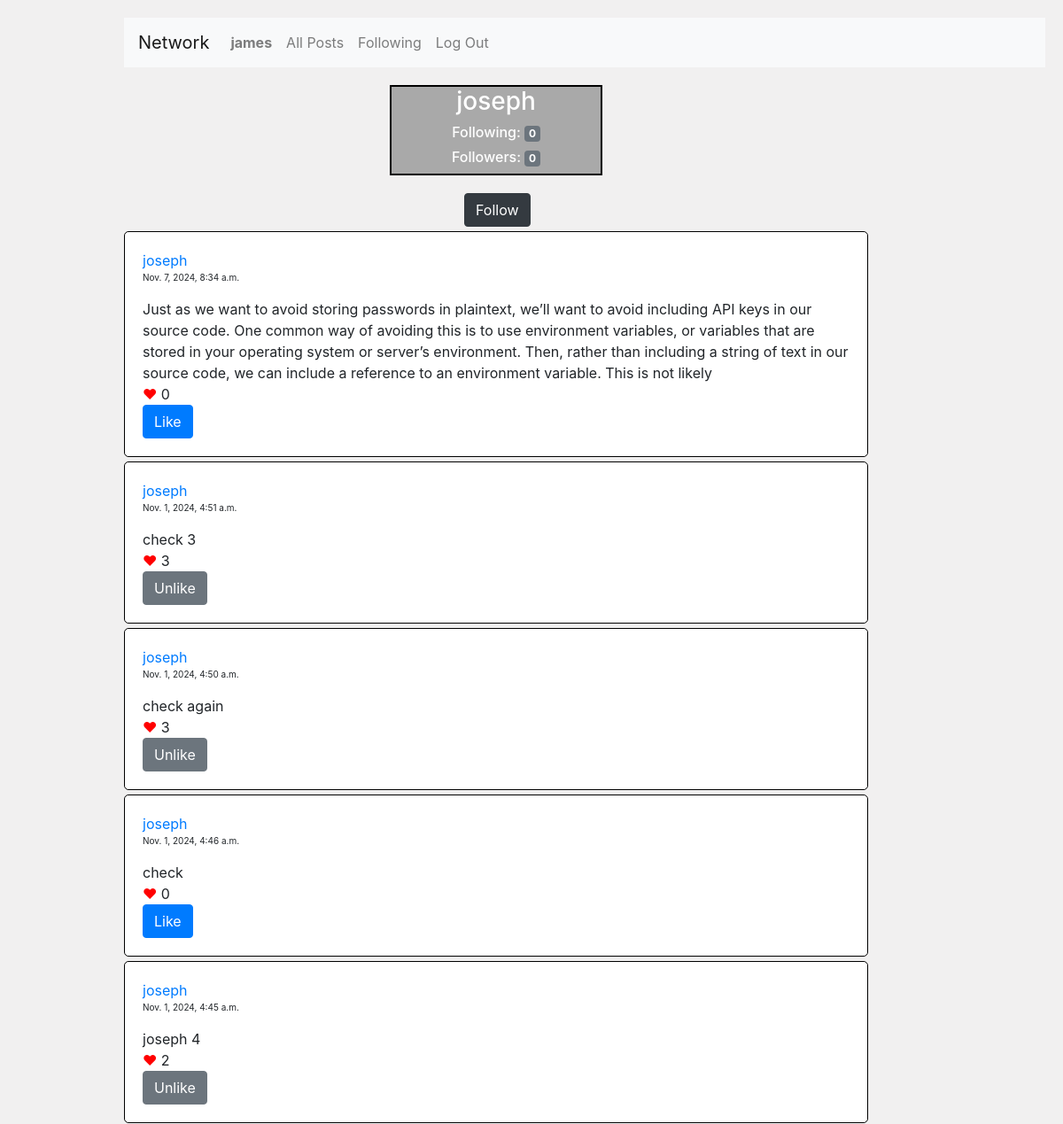
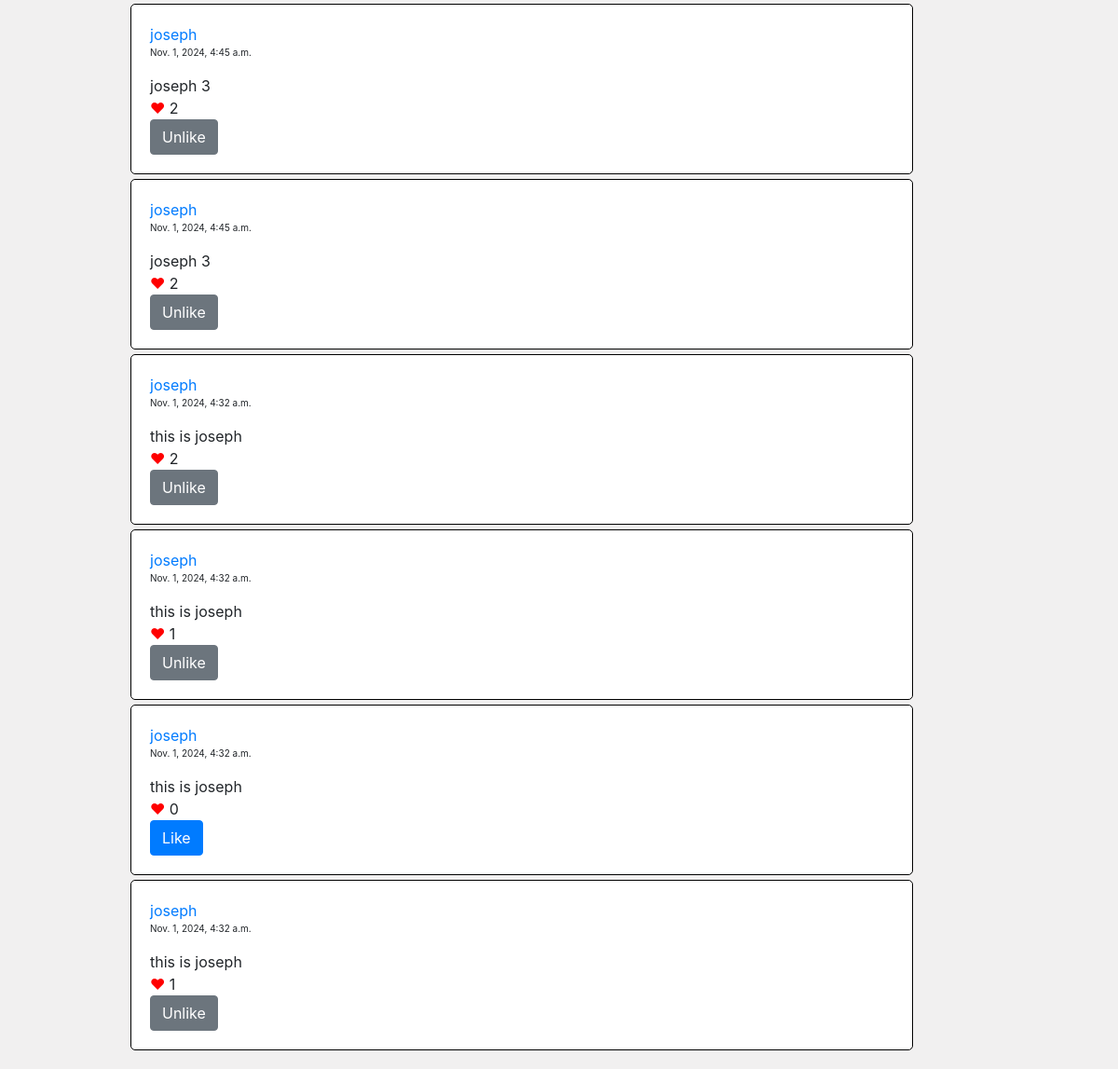
Page /profile/2/ (signed in) on the committed database (2 pictures, top to bottom).
### network/models.py (models this page shows, shortened)
class User(AbstractUser):
    pass

class Post(models.Model):
    poster = models.ForeignKey(User, on_delete=models.CASCADE, related_name='poster')
    post = models.TextField()
    likes = models.IntegerField(default=0)
    posting_date = models.DateTimeField(auto_now_add=True)

### network/views.py (the view, shortened to what this page needs)
# urls.py: path('profile/<int:poster_id>/', views.profile, name= 'profile'),
def profile(request, poster_id):
    poster_instance = User.objects.get(id=poster_id)
    requestor_instance = User.objects.get(id=request.user.id)
    followed = Follow.objects.filter(followed = poster_instance, follower = requestor_instance).exists()
    no_followers = Follow.objects.filter(followed = poster_instance).count()
    no_followed  = Follow.objects.filter(follower = poster_instance).count()
    posts  = Post.objects.filter(poster = poster_instance).order_by('-posting_date')
    user_instance = User.objects.get(id=request.user.id)
    likes = Like.objects.filter(liker=user_instance)
    like_ids = [like.post.id for like in likes]
    return render(request, 'network/profile.html', {
        'poster': poster_instance,
        "poster_id" : poster_id,
        "followed": followed,
        'no_followers': no_followers,
        'no_followed': no_followed,
        'posts': posts,
        'likes': like_ids
    })

### network/templates/network/profile.html (shortened to what this page needs)
{% extends "network/layout.html" %}
{% load static %}
{% block body %}
    <div id="profile">
        <h3>{{ poster }}</h3>
        <h6>Following: <span class="badge badge-secondary">{{ no_followed }}</span></h6>
        <h6>Followers: <span class="badge badge-secondary">{{ no_followers }}</span></h6>
    </div>
    {% if user.is_authenticated %}
        {% if user.id != poster_id%}
            <div style="margin-left:25vw;padding-left: 7vw;margin-bottom: 5px;">
                <form action="{% url 'profile' poster_id %}" method="POST">
                    {% if followed %}
                    <button name="unfollow" value="unfollow" class="btn btn-light">Unfollow</button>
                {% else %}
                    <button name="follow" value="follow" class="btn btn-dark">Follow</button>
                {% endif %}
                </form>
            </div>
        {% endif %}
        {% for post in posts %}
            <div class="div-posts">
                <a href="{% url 'profile' post.poster.id %}">{{ post.poster }}</a>
                <p class="date">{{post.posting_date}}</p>
                <span class="post" data-id ='{{ post.id }}'>{{ post.post }}</span>
                <br><span class="heart">&#9829;</span>
                {% if user.is_authenticated %}
                    {% block content %}
                        {% if post.id in likes %}
                            <span class="totallikes">{{ post.likes }}</span>
                            <br>
                            <button data-postid ='{{ post.id }}' data-userid ='{{ user.id }}' class="subtractlike btn btn-secondary" id='u{{ post.id }}'>Unlike</button>
                        {% else %}
                            <span class="totallikes">{{ post.likes }}</span>
                            <br>
                            <button data-postid ='{{ post.id }}' data-userid ='{{ user.id }}' class="addlike btn btn-primary" id='l{{ post.id }}'>Like</button>
                        {% endif %}
                    {% endblock %}
                {% endif %}
            </div>
        {% endfor %}
    {% endif %}
{% endblock %}

### network/templates/network/layout.html (shortened to what this page needs)
{% load static %}
<!DOCTYPE html>
<html lang="en">
    <head>
        <link rel="stylesheet" href="https://stackpath.bootstrapcdn.com/bootstrap/4.4.1/css/bootstrap.min.css">
        <link href="{% static 'network/styles.css' %}" rel="stylesheet">
    </head>
    <body>
        <nav class="navbar navbar-expand-lg navbar-light bg-light">
            <a class="navbar-brand" href="{% url 'index' %}">Network</a>
            <div>
              <ul class="navbar-nav mr-auto">
                {% if user.is_authenticated %}
                    <li class="nav-item">
                        <a class="nav-link" href="{% url 'profile' user.id %}"><strong>{{ user.username }}</strong></a>
                    </li>
                {% endif %}
                <li class="nav-item">
                  <a class="nav-link" href="{% url 'index' %}">All Posts</a>
                </li>
                {% if user.is_authenticated %}
                    <li class="nav-item">
                        <a class="nav-link" href="{% url 'following' %}">Following</a>
                    </li>
                    <li class="nav-item">
                        <a class="nav-link" href="{% url 'logout' %}">Log Out</a>
                    </li>
                {% endif %}
              </ul>
            </div>
          </nav>
        <div class="body">
            {% block body %}
            {% endblock %}
        </div>
    </body>
</html>

### network/static/network/styles.css (style rules this page uses)
body { margin: 20px; padding-left: 10vw; background-color: #f1f0f0; }
.div-posts { background-color: white; border: 1px solid black; padding: 20px; margin-bottom: 5px; max-width: 70vw; border-radius: 5px; }
.date { font-size: x-small; }
.heart { color: red; }
#profile { background-color: darkgray; color: white; margin: 20px; text-align: center; border: 2px solid black; width: 20vw; margin-left: 25vw; }

### rows in the picture
User: username "james"
User: username "joseph"
Post: poster "joseph", posting_date "Nov. 7, 2024, 8:34 a.m.", post "Just as we want to avoid storing passwords in plaintext, we’ll want to avoid including API keys in our source code. One common way of avoiding this is to use environment variables, or variables that are stored in your operating system or server’s environment. Then, rather than including a string of text in our source code, we can include a reference to an environment variable. This is not likely", likes "0"
Post: poster "joseph", posting_date "Nov. 1, 2024, 4:51 a.m.", post "check 3", likes "3"
Post: poster "joseph", posting_date "Nov. 1, 2024, 4:50 a.m.", post "check again", likes "3"
Post: poster "joseph", posting_date "Nov. 1, 2024, 4:46 a.m.", post "check", likes "0"
Post: poster "joseph", posting_date "Nov. 1, 2024, 4:45 a.m.", post "joseph 4", likes "2"
Post: poster "joseph", posting_date "Nov. 1, 2024, 4:45 a.m.", post "joseph 3", likes "2"
Post: poster "joseph", posting_date "Nov. 1, 2024, 4:45 a.m.", post "joseph 3", likes "2"
Post: poster "joseph", posting_date "Nov. 1, 2024, 4:32 a.m.", post "this is joseph", likes "2"
Post: poster "joseph", posting_date "Nov. 1, 2024, 4:32 a.m.", post "this is joseph", likes "1"
Post: poster "joseph", posting_date "Nov. 1, 2024, 4:32 a.m.", post "this is joseph", likes "0"
Post: poster "joseph", posting_date "Nov. 1, 2024, 4:32 a.m.", post "this is joseph", likes "1"

### other values in the picture
{{ no_followed }} "0"
{{ no_followers }} "0"
